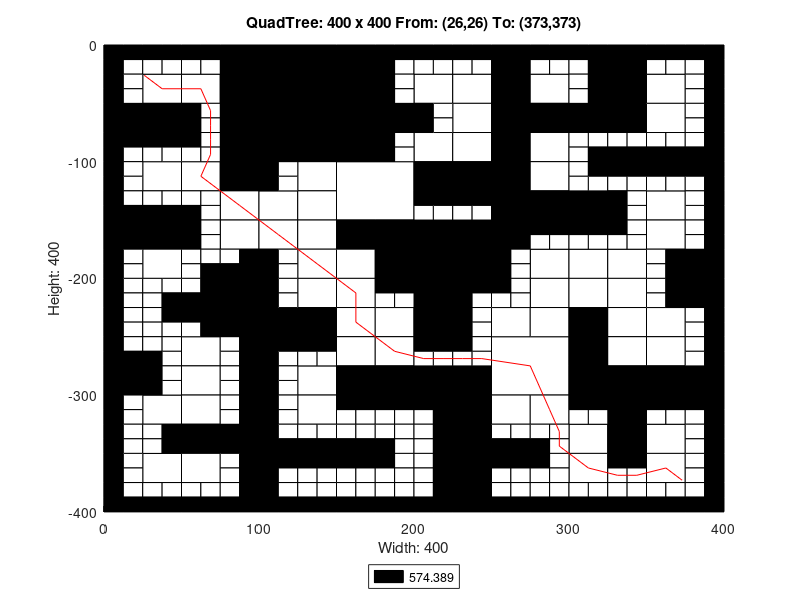

Write the MATLAB code that produced this figure.
axis([0 400 -400 0]);
title('QuadTree: 400 x 400 From: (26,26) To: (373,373)');
xlabel('Width: 400');
ylabel('Height: 400');
rectangle('Position',[100 -50 50 50], 'FaceColor',[0 0 0]);
rectangle('Position',[100 -100 50 50], 'FaceColor',[0 0 0]);
rectangle('Position',[150 -150 50 50], 'FaceColor',[1 1 1]);
rectangle('Position',[200 -200 50 50], 'FaceColor',[0 0 0]);
rectangle('Position',[250 -300 50 50], 'FaceColor',[1 1 1]);
rectangle('Position',[25 -50 25 25], 'FaceColor',[1 1 1]);
rectangle('Position',[75 -25 25 25], 'FaceColor',[0 0 0]);
rectangle('Position',[50 -50 25 25], 'FaceColor',[1 1 1]);
rectangle('Position',[75 -50 25 25], 'FaceColor',[0 0 0]);
rectangle('Position',[0 -75 25 25], 'FaceColor',[0 0 0]);
rectangle('Position',[25 -75 25 25], 'FaceColor',[0 0 0]);
rectangle('Position',[75 -75 25 25], 'FaceColor',[0 0 0]);
rectangle('Position',[75 -100 25 25], 'FaceColor',[0 0 0]);
rectangle('Position',[150 -25 25 25], 'FaceColor',[0 0 0]);
rectangle('Position',[150 -50 25 25], 'FaceColor',[0 0 0]);
rectangle('Position',[150 -75 25 25], 'FaceColor',[0 0 0]);
rectangle('Position',[175 -75 25 25], 'FaceColor',[0 0 0]);
rectangle('Position',[150 -100 25 25], 'FaceColor',[0 0 0]);
rectangle('Position',[25 -125 25 25], 'FaceColor',[1 1 1]);
rectangle('Position',[50 -125 25 25], 'FaceColor',[1 1 1]);
rectangle('Position',[75 -125 25 25], 'FaceColor',[0 0 0]);
rectangle('Position',[75 -150 25 25], 'FaceColor',[1 1 1]);
rectangle('Position',[0 -175 25 25], 'FaceColor',[0 0 0]);
rectangle('Position',[25 -175 25 25], 'FaceColor',[0 0 0]);
rectangle('Position',[25 -200 25 25], 'FaceColor',[1 1 1]);
rectangle('Position',[75 -175 25 25], 'FaceColor',[1 1 1]);
rectangle('Position',[125 -125 25 25], 'FaceColor',[1 1 1]);
rectangle('Position',[100 -150 25 25], 'FaceColor',[1 1 1]);
rectangle('Position',[125 -150 25 25], 'FaceColor',[1 1 1]);
rectangle('Position',[100 -175 25 25], 'FaceColor',[1 1 1]);
rectangle('Position',[125 -175 25 25], 'FaceColor',[1 1 1]);
rectangle('Position',[125 -200 25 25], 'FaceColor',[1 1 1]);
rectangle('Position',[150 -175 25 25], 'FaceColor',[0 0 0]);
rectangle('Position',[175 -175 25 25], 'FaceColor',[0 0 0]);
rectangle('Position',[150 -200 25 25], 'FaceColor',[1 1 1]);
rectangle('Position',[175 -200 25 25], 'FaceColor',[0 0 0]);
rectangle('Position',[200 -50 25 25], 'FaceColor',[1 1 1]);
rectangle('Position',[225 -50 25 25], 'FaceColor',[1 1 1]);
rectangle('Position',[250 -25 25 25], 'FaceColor',[0 0 0]);
rectangle('Position',[250 -50 25 25], 'FaceColor',[0 0 0]);
rectangle('Position',[275 -50 25 25], 'FaceColor',[1 1 1]);
rectangle('Position',[225 -75 25 25], 'FaceColor',[1 1 1]);
rectangle('Position',[200 -100 25 25], 'FaceColor',[1 1 1]);
rectangle('Position',[225 -100 25 25], 'FaceColor',[1 1 1]);
rectangle('Position',[250 -75 25 25], 'FaceColor',[0 0 0]);
rectangle('Position',[275 -75 25 25], 'FaceColor',[0 0 0]);
rectangle('Position',[250 -100 25 25], 'FaceColor',[0 0 0]);
rectangle('Position',[275 -100 25 25], 'FaceColor',[1 1 1]);
rectangle('Position',[325 -25 25 25], 'FaceColor',[0 0 0]);
rectangle('Position',[325 -50 25 25], 'FaceColor',[0 0 0]);
rectangle('Position',[350 -50 25 25], 'FaceColor',[1 1 1]);
rectangle('Position',[300 -75 25 25], 'FaceColor',[0 0 0]);
rectangle('Position',[325 -75 25 25], 'FaceColor',[0 0 0]);
rectangle('Position',[350 -75 25 25], 'FaceColor',[1 1 1]);
rectangle('Position',[200 -125 25 25], 'FaceColor',[0 0 0]);
rectangle('Position',[225 -125 25 25], 'FaceColor',[0 0 0]);
rectangle('Position',[250 -125 25 25], 'FaceColor',[0 0 0]);
rectangle('Position',[275 -125 25 25], 'FaceColor',[1 1 1]);
rectangle('Position',[250 -150 25 25], 'FaceColor',[0 0 0]);
rectangle('Position',[275 -150 25 25], 'FaceColor',[0 0 0]);
rectangle('Position',[250 -175 25 25], 'FaceColor',[0 0 0]);
rectangle('Position',[275 -200 25 25], 'FaceColor',[1 1 1]);
rectangle('Position',[300 -150 25 25], 'FaceColor',[0 0 0]);
rectangle('Position',[350 -150 25 25], 'FaceColor',[1 1 1]);
rectangle('Position',[300 -200 25 25], 'FaceColor',[1 1 1]);
rectangle('Position',[325 -200 25 25], 'FaceColor',[1 1 1]);
rectangle('Position',[350 -175 25 25], 'FaceColor',[1 1 1]);
rectangle('Position',[375 -200 25 25], 'FaceColor',[0 0 0]);
rectangle('Position',[75 -225 25 25], 'FaceColor',[0 0 0]);
rectangle('Position',[75 -250 25 25], 'FaceColor',[0 0 0]);
rectangle('Position',[0 -300 25 25], 'FaceColor',[0 0 0]);
rectangle('Position',[50 -275 25 25], 'FaceColor',[1 1 1]);
rectangle('Position',[50 -300 25 25], 'FaceColor',[1 1 1]);
rectangle('Position',[125 -225 25 25], 'FaceColor',[1 1 1]);
rectangle('Position',[100 -250 25 25], 'FaceColor',[0 0 0]);
rectangle('Position',[125 -250 25 25], 'FaceColor',[0 0 0]);
rectangle('Position',[150 -225 25 25], 'FaceColor',[1 1 1]);
rectangle('Position',[150 -250 25 25], 'FaceColor',[1 1 1]);
rectangle('Position',[175 -250 25 25], 'FaceColor',[1 1 1]);
rectangle('Position',[125 -300 25 25], 'FaceColor',[1 1 1]);
rectangle('Position',[150 -275 25 25], 'FaceColor',[1 1 1]);
rectangle('Position',[175 -275 25 25], 'FaceColor',[1 1 1]);
rectangle('Position',[150 -300 25 25], 'FaceColor',[0 0 0]);
rectangle('Position',[175 -300 25 25], 'FaceColor',[0 0 0]);
rectangle('Position',[25 -325 25 25], 'FaceColor',[1 1 1]);
rectangle('Position',[50 -325 25 25], 'FaceColor',[1 1 1]);
rectangle('Position',[50 -350 25 25], 'FaceColor',[0 0 0]);
rectangle('Position',[75 -350 25 25], 'FaceColor',[0 0 0]);
rectangle('Position',[25 -375 25 25], 'FaceColor',[1 1 1]);
rectangle('Position',[50 -375 25 25], 'FaceColor',[1 1 1]);
rectangle('Position',[125 -325 25 25], 'FaceColor',[1 1 1]);
rectangle('Position',[200 -225 25 25], 'FaceColor',[0 0 0]);
rectangle('Position',[200 -250 25 25], 'FaceColor',[0 0 0]);
rectangle('Position',[275 -225 25 25], 'FaceColor',[1 1 1]);
rectangle('Position',[250 -250 25 25], 'FaceColor',[1 1 1]);
rectangle('Position',[275 -250 25 25], 'FaceColor',[1 1 1]);
rectangle('Position',[200 -300 25 25], 'FaceColor',[0 0 0]);
rectangle('Position',[225 -300 25 25], 'FaceColor',[0 0 0]);
rectangle('Position',[300 -225 25 25], 'FaceColor',[1 1 1]);
rectangle('Position',[325 -225 25 25], 'FaceColor',[1 1 1]);
rectangle('Position',[300 -250 25 25], 'FaceColor',[0 0 0]);
rectangle('Position',[325 -250 25 25], 'FaceColor',[1 1 1]);
rectangle('Position',[375 -225 25 25], 'FaceColor',[0 0 0]);
rectangle('Position',[350 -250 25 25], 'FaceColor',[1 1 1]);
rectangle('Position',[300 -275 25 25], 'FaceColor',[0 0 0]);
rectangle('Position',[325 -275 25 25], 'FaceColor',[1 1 1]);
rectangle('Position',[300 -300 25 25], 'FaceColor',[0 0 0]);
rectangle('Position',[325 -300 25 25], 'FaceColor',[0 0 0]);
rectangle('Position',[350 -275 25 25], 'FaceColor',[1 1 1]);
rectangle('Position',[350 -300 25 25], 'FaceColor',[0 0 0]);
rectangle('Position',[375 -300 25 25], 'FaceColor',[0 0 0]);
rectangle('Position',[225 -325 25 25], 'FaceColor',[0 0 0]);
rectangle('Position',[225 -350 25 25], 'FaceColor',[0 0 0]);
rectangle('Position',[250 -325 25 25], 'FaceColor',[1 1 1]);
rectangle('Position',[275 -325 25 25], 'FaceColor',[1 1 1]);
rectangle('Position',[225 -375 25 25], 'FaceColor',[0 0 0]);
rectangle('Position',[225 -400 25 25], 'FaceColor',[0 0 0]);
rectangle('Position',[325 -325 25 25], 'FaceColor',[0 0 0]);
rectangle('Position',[300 -350 25 25], 'FaceColor',[1 1 1]);
rectangle('Position',[325 -350 25 25], 'FaceColor',[0 0 0]);
rectangle('Position',[350 -350 25 25], 'FaceColor',[1 1 1]);
rectangle('Position',[300 -375 25 25], 'FaceColor',[1 1 1]);
rectangle('Position',[350 -375 25 25], 'FaceColor',[1 1 1]);
rectangle('Position',[0 -12.5 12.5 12.5], 'FaceColor',[0 0 0]);
rectangle('Position',[12.5 -12.5 12.5 12.5], 'FaceColor',[0 0 0]);
rectangle('Position',[0 -25 12.5 12.5], 'FaceColor',[0 0 0]);
rectangle('Position',[12.5 -25 12.5 12.5], 'FaceColor',[1 1 1]);
rectangle('Position',[25 -12.5 12.5 12.5], 'FaceColor',[0 0 0]);
rectangle('Position',[37.5 -12.5 12.5 12.5], 'FaceColor',[0 0 0]);
rectangle('Position',[25 -25 12.5 12.5], 'FaceColor',[1 1 1]);
rectangle('Position',[37.5 -25 12.5 12.5], 'FaceColor',[1 1 1]);
rectangle('Position',[0 -37.5 12.5 12.5], 'FaceColor',[0 0 0]);
rectangle('Position',[12.5 -37.5 12.5 12.5], 'FaceColor',[1 1 1]);
rectangle('Position',[0 -50 12.5 12.5], 'FaceColor',[0 0 0]);
rectangle('Position',[12.5 -50 12.5 12.5], 'FaceColor',[1 1 1]);
rectangle('Position',[50 -12.5 12.5 12.5], 'FaceColor',[0 0 0]);
rectangle('Position',[62.5 -12.5 12.5 12.5], 'FaceColor',[0 0 0]);
rectangle('Position',[50 -25 12.5 12.5], 'FaceColor',[1 1 1]);
rectangle('Position',[62.5 -25 12.5 12.5], 'FaceColor',[1 1 1]);
rectangle('Position',[0 -87.5 12.5 12.5], 'FaceColor',[0 0 0]);
rectangle('Position',[12.5 -87.5 12.5 12.5], 'FaceColor',[0 0 0]);
rectangle('Position',[0 -100 12.5 12.5], 'FaceColor',[0 0 0]);
rectangle('Position',[12.5 -100 12.5 12.5], 'FaceColor',[1 1 1]);
rectangle('Position',[25 -87.5 12.5 12.5], 'FaceColor',[0 0 0]);
rectangle('Position',[37.5 -87.5 12.5 12.5], 'FaceColor',[0 0 0]);
rectangle('Position',[25 -100 12.5 12.5], 'FaceColor',[1 1 1]);
rectangle('Position',[37.5 -100 12.5 12.5], 'FaceColor',[1 1 1]);
rectangle('Position',[50 -62.5 12.5 12.5], 'FaceColor',[0 0 0]);
rectangle('Position',[62.5 -62.5 12.5 12.5], 'FaceColor',[1 1 1]);
rectangle('Position',[50 -75 12.5 12.5], 'FaceColor',[0 0 0]);
rectangle('Position',[62.5 -75 12.5 12.5], 'FaceColor',[1 1 1]);
rectangle('Position',[50 -87.5 12.5 12.5], 'FaceColor',[0 0 0]);
rectangle('Position',[62.5 -87.5 12.5 12.5], 'FaceColor',[1 1 1]);
rectangle('Position',[50 -100 12.5 12.5], 'FaceColor',[1 1 1]);
rectangle('Position',[62.5 -100 12.5 12.5], 'FaceColor',[1 1 1]);
rectangle('Position',[175 -12.5 12.5 12.5], 'FaceColor',[0 0 0]);
rectangle('Position',[187.5 -12.5 12.5 12.5], 'FaceColor',[0 0 0]);
rectangle('Position',[175 -25 12.5 12.5], 'FaceColor',[0 0 0]);
rectangle('Position',[187.5 -25 12.5 12.5], 'FaceColor',[1 1 1]);
rectangle('Position',[175 -37.5 12.5 12.5], 'FaceColor',[0 0 0]);
rectangle('Position',[187.5 -37.5 12.5 12.5], 'FaceColor',[1 1 1]);
rectangle('Position',[175 -50 12.5 12.5], 'FaceColor',[0 0 0]);
rectangle('Position',[187.5 -50 12.5 12.5], 'FaceColor',[1 1 1]);
rectangle('Position',[175 -87.5 12.5 12.5], 'FaceColor',[0 0 0]);
rectangle('Position',[187.5 -87.5 12.5 12.5], 'FaceColor',[1 1 1]);
rectangle('Position',[175 -100 12.5 12.5], 'FaceColor',[0 0 0]);
rectangle('Position',[187.5 -100 12.5 12.5], 'FaceColor',[1 1 1]);
rectangle('Position',[0 -112.5 12.5 12.5], 'FaceColor',[0 0 0]);
rectangle('Position',[12.5 -112.5 12.5 12.5], 'FaceColor',[1 1 1]);
rectangle('Position',[0 -125 12.5 12.5], 'FaceColor',[0 0 0]);
rectangle('Position',[12.5 -125 12.5 12.5], 'FaceColor',[1 1 1]);
rectangle('Position',[0 -137.5 12.5 12.5], 'FaceColor',[0 0 0]);
rectangle('Position',[12.5 -137.5 12.5 12.5], 'FaceColor',[1 1 1]);
rectangle('Position',[0 -150 12.5 12.5], 'FaceColor',[0 0 0]);
rectangle('Position',[12.5 -150 12.5 12.5], 'FaceColor',[0 0 0]);
rectangle('Position',[25 -137.5 12.5 12.5], 'FaceColor',[1 1 1]);
rectangle('Position',[37.5 -137.5 12.5 12.5], 'FaceColor',[1 1 1]);
rectangle('Position',[25 -150 12.5 12.5], 'FaceColor',[0 0 0]);
rectangle('Position',[37.5 -150 12.5 12.5], 'FaceColor',[0 0 0]);
rectangle('Position',[50 -137.5 12.5 12.5], 'FaceColor',[1 1 1]);
rectangle('Position',[62.5 -137.5 12.5 12.5], 'FaceColor',[1 1 1]);
rectangle('Position',[50 -150 12.5 12.5], 'FaceColor',[0 0 0]);
rectangle('Position',[62.5 -150 12.5 12.5], 'FaceColor',[1 1 1]);
rectangle('Position',[0 -187.5 12.5 12.5], 'FaceColor',[0 0 0]);
rectangle('Position',[12.5 -187.5 12.5 12.5], 'FaceColor',[1 1 1]);
rectangle('Position',[0 -200 12.5 12.5], 'FaceColor',[0 0 0]);
rectangle('Position',[12.5 -200 12.5 12.5], 'FaceColor',[1 1 1]);
rectangle('Position',[50 -162.5 12.5 12.5], 'FaceColor',[0 0 0]);
rectangle('Position',[62.5 -162.5 12.5 12.5], 'FaceColor',[1 1 1]);
rectangle('Position',[50 -175 12.5 12.5], 'FaceColor',[0 0 0]);
rectangle('Position',[62.5 -175 12.5 12.5], 'FaceColor',[1 1 1]);
rectangle('Position',[50 -187.5 12.5 12.5], 'FaceColor',[1 1 1]);
rectangle('Position',[62.5 -187.5 12.5 12.5], 'FaceColor',[1 1 1]);
rectangle('Position',[50 -200 12.5 12.5], 'FaceColor',[1 1 1]);
rectangle('Position',[62.5 -200 12.5 12.5], 'FaceColor',[0 0 0]);
rectangle('Position',[75 -187.5 12.5 12.5], 'FaceColor',[1 1 1]);
rectangle('Position',[87.5 -187.5 12.5 12.5], 'FaceColor',[0 0 0]);
rectangle('Position',[75 -200 12.5 12.5], 'FaceColor',[0 0 0]);
rectangle('Position',[87.5 -200 12.5 12.5], 'FaceColor',[0 0 0]);
rectangle('Position',[100 -112.5 12.5 12.5], 'FaceColor',[0 0 0]);
rectangle('Position',[112.5 -112.5 12.5 12.5], 'FaceColor',[1 1 1]);
rectangle('Position',[100 -125 12.5 12.5], 'FaceColor',[0 0 0]);
rectangle('Position',[112.5 -125 12.5 12.5], 'FaceColor',[1 1 1]);
rectangle('Position',[100 -187.5 12.5 12.5], 'FaceColor',[0 0 0]);
rectangle('Position',[112.5 -187.5 12.5 12.5], 'FaceColor',[1 1 1]);
rectangle('Position',[100 -200 12.5 12.5], 'FaceColor',[0 0 0]);
rectangle('Position',[112.5 -200 12.5 12.5], 'FaceColor',[1 1 1]);
rectangle('Position',[200 -12.5 12.5 12.5], 'FaceColor',[0 0 0]);
rectangle('Position',[212.5 -12.5 12.5 12.5], 'FaceColor',[0 0 0]);
rectangle('Position',[200 -25 12.5 12.5], 'FaceColor',[1 1 1]);
rectangle('Position',[212.5 -25 12.5 12.5], 'FaceColor',[1 1 1]);
rectangle('Position',[225 -12.5 12.5 12.5], 'FaceColor',[0 0 0]);
rectangle('Position',[237.5 -12.5 12.5 12.5], 'FaceColor',[0 0 0]);
rectangle('Position',[225 -25 12.5 12.5], 'FaceColor',[1 1 1]);
rectangle('Position',[237.5 -25 12.5 12.5], 'FaceColor',[1 1 1]);
rectangle('Position',[275 -12.5 12.5 12.5], 'FaceColor',[0 0 0]);
rectangle('Position',[287.5 -12.5 12.5 12.5], 'FaceColor',[0 0 0]);
rectangle('Position',[275 -25 12.5 12.5], 'FaceColor',[1 1 1]);
rectangle('Position',[287.5 -25 12.5 12.5], 'FaceColor',[1 1 1]);
rectangle('Position',[200 -62.5 12.5 12.5], 'FaceColor',[0 0 0]);
rectangle('Position',[212.5 -62.5 12.5 12.5], 'FaceColor',[1 1 1]);
rectangle('Position',[200 -75 12.5 12.5], 'FaceColor',[0 0 0]);
rectangle('Position',[212.5 -75 12.5 12.5], 'FaceColor',[1 1 1]);
rectangle('Position',[300 -12.5 12.5 12.5], 'FaceColor',[0 0 0]);
rectangle('Position',[312.5 -12.5 12.5 12.5], 'FaceColor',[0 0 0]);
rectangle('Position',[300 -25 12.5 12.5], 'FaceColor',[1 1 1]);
rectangle('Position',[312.5 -25 12.5 12.5], 'FaceColor',[0 0 0]);
rectangle('Position',[300 -37.5 12.5 12.5], 'FaceColor',[1 1 1]);
rectangle('Position',[312.5 -37.5 12.5 12.5], 'FaceColor',[0 0 0]);
rectangle('Position',[300 -50 12.5 12.5], 'FaceColor',[1 1 1]);
rectangle('Position',[312.5 -50 12.5 12.5], 'FaceColor',[0 0 0]);
rectangle('Position',[350 -12.5 12.5 12.5], 'FaceColor',[0 0 0]);
rectangle('Position',[362.5 -12.5 12.5 12.5], 'FaceColor',[0 0 0]);
rectangle('Position',[350 -25 12.5 12.5], 'FaceColor',[1 1 1]);
rectangle('Position',[362.5 -25 12.5 12.5], 'FaceColor',[1 1 1]);
rectangle('Position',[375 -12.5 12.5 12.5], 'FaceColor',[0 0 0]);
rectangle('Position',[387.5 -12.5 12.5 12.5], 'FaceColor',[0 0 0]);
rectangle('Position',[375 -25 12.5 12.5], 'FaceColor',[1 1 1]);
rectangle('Position',[387.5 -25 12.5 12.5], 'FaceColor',[0 0 0]);
rectangle('Position',[375 -37.5 12.5 12.5], 'FaceColor',[1 1 1]);
rectangle('Position',[387.5 -37.5 12.5 12.5], 'FaceColor',[0 0 0]);
rectangle('Position',[375 -50 12.5 12.5], 'FaceColor',[1 1 1]);
rectangle('Position',[387.5 -50 12.5 12.5], 'FaceColor',[0 0 0]);
rectangle('Position',[300 -87.5 12.5 12.5], 'FaceColor',[1 1 1]);
rectangle('Position',[312.5 -87.5 12.5 12.5], 'FaceColor',[1 1 1]);
rectangle('Position',[300 -100 12.5 12.5], 'FaceColor',[1 1 1]);
rectangle('Position',[312.5 -100 12.5 12.5], 'FaceColor',[0 0 0]);
rectangle('Position',[325 -87.5 12.5 12.5], 'FaceColor',[1 1 1]);
rectangle('Position',[337.5 -87.5 12.5 12.5], 'FaceColor',[1 1 1]);
rectangle('Position',[325 -100 12.5 12.5], 'FaceColor',[0 0 0]);
rectangle('Position',[337.5 -100 12.5 12.5], 'FaceColor',[0 0 0]);
rectangle('Position',[375 -62.5 12.5 12.5], 'FaceColor',[1 1 1]);
rectangle('Position',[387.5 -62.5 12.5 12.5], 'FaceColor',[0 0 0]);
rectangle('Position',[375 -75 12.5 12.5], 'FaceColor',[1 1 1]);
rectangle('Position',[387.5 -75 12.5 12.5], 'FaceColor',[0 0 0]);
rectangle('Position',[350 -87.5 12.5 12.5], 'FaceColor',[1 1 1]);
rectangle('Position',[362.5 -87.5 12.5 12.5], 'FaceColor',[1 1 1]);
rectangle('Position',[350 -100 12.5 12.5], 'FaceColor',[0 0 0]);
rectangle('Position',[362.5 -100 12.5 12.5], 'FaceColor',[0 0 0]);
rectangle('Position',[375 -87.5 12.5 12.5], 'FaceColor',[1 1 1]);
rectangle('Position',[387.5 -87.5 12.5 12.5], 'FaceColor',[0 0 0]);
rectangle('Position',[375 -100 12.5 12.5], 'FaceColor',[0 0 0]);
rectangle('Position',[387.5 -100 12.5 12.5], 'FaceColor',[0 0 0]);
rectangle('Position',[200 -137.5 12.5 12.5], 'FaceColor',[0 0 0]);
rectangle('Position',[212.5 -137.5 12.5 12.5], 'FaceColor',[0 0 0]);
rectangle('Position',[200 -150 12.5 12.5], 'FaceColor',[1 1 1]);
rectangle('Position',[212.5 -150 12.5 12.5], 'FaceColor',[1 1 1]);
rectangle('Position',[225 -137.5 12.5 12.5], 'FaceColor',[0 0 0]);
rectangle('Position',[237.5 -137.5 12.5 12.5], 'FaceColor',[0 0 0]);
rectangle('Position',[225 -150 12.5 12.5], 'FaceColor',[1 1 1]);
rectangle('Position',[237.5 -150 12.5 12.5], 'FaceColor',[1 1 1]);
rectangle('Position',[275 -162.5 12.5 12.5], 'FaceColor',[0 0 0]);
rectangle('Position',[287.5 -162.5 12.5 12.5], 'FaceColor',[0 0 0]);
rectangle('Position',[275 -175 12.5 12.5], 'FaceColor',[1 1 1]);
rectangle('Position',[287.5 -175 12.5 12.5], 'FaceColor',[1 1 1]);
rectangle('Position',[250 -187.5 12.5 12.5], 'FaceColor',[0 0 0]);
rectangle('Position',[262.5 -187.5 12.5 12.5], 'FaceColor',[1 1 1]);
rectangle('Position',[250 -200 12.5 12.5], 'FaceColor',[0 0 0]);
rectangle('Position',[262.5 -200 12.5 12.5], 'FaceColor',[1 1 1]);
rectangle('Position',[300 -112.5 12.5 12.5], 'FaceColor',[1 1 1]);
rectangle('Position',[312.5 -112.5 12.5 12.5], 'FaceColor',[0 0 0]);
rectangle('Position',[300 -125 12.5 12.5], 'FaceColor',[1 1 1]);
rectangle('Position',[312.5 -125 12.5 12.5], 'FaceColor',[1 1 1]);
rectangle('Position',[325 -112.5 12.5 12.5], 'FaceColor',[0 0 0]);
rectangle('Position',[337.5 -112.5 12.5 12.5], 'FaceColor',[0 0 0]);
rectangle('Position',[325 -125 12.5 12.5], 'FaceColor',[1 1 1]);
rectangle('Position',[337.5 -125 12.5 12.5], 'FaceColor',[1 1 1]);
rectangle('Position',[325 -137.5 12.5 12.5], 'FaceColor',[0 0 0]);
rectangle('Position',[337.5 -137.5 12.5 12.5], 'FaceColor',[1 1 1]);
rectangle('Position',[325 -150 12.5 12.5], 'FaceColor',[0 0 0]);
rectangle('Position',[337.5 -150 12.5 12.5], 'FaceColor',[1 1 1]);
rectangle('Position',[350 -112.5 12.5 12.5], 'FaceColor',[0 0 0]);
rectangle('Position',[362.5 -112.5 12.5 12.5], 'FaceColor',[0 0 0]);
rectangle('Position',[350 -125 12.5 12.5], 'FaceColor',[1 1 1]);
rectangle('Position',[362.5 -125 12.5 12.5], 'FaceColor',[1 1 1]);
rectangle('Position',[375 -112.5 12.5 12.5], 'FaceColor',[0 0 0]);
rectangle('Position',[387.5 -112.5 12.5 12.5], 'FaceColor',[0 0 0]);
rectangle('Position',[375 -125 12.5 12.5], 'FaceColor',[1 1 1]);
rectangle('Position',[387.5 -125 12.5 12.5], 'FaceColor',[0 0 0]);
rectangle('Position',[375 -137.5 12.5 12.5], 'FaceColor',[1 1 1]);
rectangle('Position',[387.5 -137.5 12.5 12.5], 'FaceColor',[0 0 0]);
rectangle('Position',[375 -150 12.5 12.5], 'FaceColor',[1 1 1]);
rectangle('Position',[387.5 -150 12.5 12.5], 'FaceColor',[0 0 0]);
rectangle('Position',[300 -162.5 12.5 12.5], 'FaceColor',[0 0 0]);
rectangle('Position',[312.5 -162.5 12.5 12.5], 'FaceColor',[0 0 0]);
rectangle('Position',[300 -175 12.5 12.5], 'FaceColor',[1 1 1]);
rectangle('Position',[312.5 -175 12.5 12.5], 'FaceColor',[1 1 1]);
rectangle('Position',[325 -162.5 12.5 12.5], 'FaceColor',[0 0 0]);
rectangle('Position',[337.5 -162.5 12.5 12.5], 'FaceColor',[1 1 1]);
rectangle('Position',[325 -175 12.5 12.5], 'FaceColor',[1 1 1]);
rectangle('Position',[337.5 -175 12.5 12.5], 'FaceColor',[1 1 1]);
rectangle('Position',[375 -162.5 12.5 12.5], 'FaceColor',[1 1 1]);
rectangle('Position',[387.5 -162.5 12.5 12.5], 'FaceColor',[0 0 0]);
rectangle('Position',[375 -175 12.5 12.5], 'FaceColor',[1 1 1]);
rectangle('Position',[387.5 -175 12.5 12.5], 'FaceColor',[0 0 0]);
rectangle('Position',[350 -187.5 12.5 12.5], 'FaceColor',[1 1 1]);
rectangle('Position',[362.5 -187.5 12.5 12.5], 'FaceColor',[0 0 0]);
rectangle('Position',[350 -200 12.5 12.5], 'FaceColor',[1 1 1]);
rectangle('Position',[362.5 -200 12.5 12.5], 'FaceColor',[0 0 0]);
rectangle('Position',[0 -212.5 12.5 12.5], 'FaceColor',[0 0 0]);
rectangle('Position',[12.5 -212.5 12.5 12.5], 'FaceColor',[1 1 1]);
rectangle('Position',[0 -225 12.5 12.5], 'FaceColor',[0 0 0]);
rectangle('Position',[12.5 -225 12.5 12.5], 'FaceColor',[1 1 1]);
rectangle('Position',[25 -212.5 12.5 12.5], 'FaceColor',[1 1 1]);
rectangle('Position',[37.5 -212.5 12.5 12.5], 'FaceColor',[1 1 1]);
rectangle('Position',[25 -225 12.5 12.5], 'FaceColor',[1 1 1]);
rectangle('Position',[37.5 -225 12.5 12.5], 'FaceColor',[0 0 0]);
rectangle('Position',[0 -237.5 12.5 12.5], 'FaceColor',[0 0 0]);
rectangle('Position',[12.5 -237.5 12.5 12.5], 'FaceColor',[1 1 1]);
rectangle('Position',[0 -250 12.5 12.5], 'FaceColor',[0 0 0]);
rectangle('Position',[12.5 -250 12.5 12.5], 'FaceColor',[1 1 1]);
rectangle('Position',[25 -237.5 12.5 12.5], 'FaceColor',[1 1 1]);
rectangle('Position',[37.5 -237.5 12.5 12.5], 'FaceColor',[0 0 0]);
rectangle('Position',[25 -250 12.5 12.5], 'FaceColor',[1 1 1]);
rectangle('Position',[37.5 -250 12.5 12.5], 'FaceColor',[1 1 1]);
rectangle('Position',[50 -212.5 12.5 12.5], 'FaceColor',[1 1 1]);
rectangle('Position',[62.5 -212.5 12.5 12.5], 'FaceColor',[0 0 0]);
rectangle('Position',[50 -225 12.5 12.5], 'FaceColor',[0 0 0]);
rectangle('Position',[62.5 -225 12.5 12.5], 'FaceColor',[0 0 0]);
rectangle('Position',[50 -237.5 12.5 12.5], 'FaceColor',[0 0 0]);
rectangle('Position',[62.5 -237.5 12.5 12.5], 'FaceColor',[0 0 0]);
rectangle('Position',[50 -250 12.5 12.5], 'FaceColor',[1 1 1]);
rectangle('Position',[62.5 -250 12.5 12.5], 'FaceColor',[0 0 0]);
rectangle('Position',[0 -262.5 12.5 12.5], 'FaceColor',[0 0 0]);
rectangle('Position',[12.5 -262.5 12.5 12.5], 'FaceColor',[1 1 1]);
rectangle('Position',[0 -275 12.5 12.5], 'FaceColor',[0 0 0]);
rectangle('Position',[12.5 -275 12.5 12.5], 'FaceColor',[0 0 0]);
rectangle('Position',[25 -262.5 12.5 12.5], 'FaceColor',[1 1 1]);
rectangle('Position',[37.5 -262.5 12.5 12.5], 'FaceColor',[1 1 1]);
rectangle('Position',[25 -275 12.5 12.5], 'FaceColor',[0 0 0]);
rectangle('Position',[37.5 -275 12.5 12.5], 'FaceColor',[1 1 1]);
rectangle('Position',[25 -287.5 12.5 12.5], 'FaceColor',[0 0 0]);
rectangle('Position',[37.5 -287.5 12.5 12.5], 'FaceColor',[1 1 1]);
rectangle('Position',[25 -300 12.5 12.5], 'FaceColor',[0 0 0]);
rectangle('Position',[37.5 -300 12.5 12.5], 'FaceColor',[1 1 1]);
rectangle('Position',[75 -262.5 12.5 12.5], 'FaceColor',[1 1 1]);
rectangle('Position',[87.5 -262.5 12.5 12.5], 'FaceColor',[0 0 0]);
rectangle('Position',[75 -275 12.5 12.5], 'FaceColor',[1 1 1]);
rectangle('Position',[87.5 -275 12.5 12.5], 'FaceColor',[0 0 0]);
rectangle('Position',[75 -287.5 12.5 12.5], 'FaceColor',[1 1 1]);
rectangle('Position',[87.5 -287.5 12.5 12.5], 'FaceColor',[0 0 0]);
rectangle('Position',[75 -300 12.5 12.5], 'FaceColor',[1 1 1]);
rectangle('Position',[87.5 -300 12.5 12.5], 'FaceColor',[0 0 0]);
rectangle('Position',[100 -212.5 12.5 12.5], 'FaceColor',[0 0 0]);
rectangle('Position',[112.5 -212.5 12.5 12.5], 'FaceColor',[1 1 1]);
rectangle('Position',[100 -225 12.5 12.5], 'FaceColor',[0 0 0]);
rectangle('Position',[112.5 -225 12.5 12.5], 'FaceColor',[1 1 1]);
rectangle('Position',[175 -212.5 12.5 12.5], 'FaceColor',[0 0 0]);
rectangle('Position',[187.5 -212.5 12.5 12.5], 'FaceColor',[0 0 0]);
rectangle('Position',[175 -225 12.5 12.5], 'FaceColor',[1 1 1]);
rectangle('Position',[187.5 -225 12.5 12.5], 'FaceColor',[1 1 1]);
rectangle('Position',[100 -262.5 12.5 12.5], 'FaceColor',[0 0 0]);
rectangle('Position',[112.5 -262.5 12.5 12.5], 'FaceColor',[0 0 0]);
rectangle('Position',[100 -275 12.5 12.5], 'FaceColor',[0 0 0]);
rectangle('Position',[112.5 -275 12.5 12.5], 'FaceColor',[1 1 1]);
rectangle('Position',[125 -262.5 12.5 12.5], 'FaceColor',[0 0 0]);
rectangle('Position',[137.5 -262.5 12.5 12.5], 'FaceColor',[0 0 0]);
rectangle('Position',[125 -275 12.5 12.5], 'FaceColor',[1 1 1]);
rectangle('Position',[137.5 -275 12.5 12.5], 'FaceColor',[1 1 1]);
rectangle('Position',[100 -287.5 12.5 12.5], 'FaceColor',[0 0 0]);
rectangle('Position',[112.5 -287.5 12.5 12.5], 'FaceColor',[1 1 1]);
rectangle('Position',[100 -300 12.5 12.5], 'FaceColor',[0 0 0]);
rectangle('Position',[112.5 -300 12.5 12.5], 'FaceColor',[1 1 1]);
rectangle('Position',[0 -312.5 12.5 12.5], 'FaceColor',[0 0 0]);
rectangle('Position',[12.5 -312.5 12.5 12.5], 'FaceColor',[1 1 1]);
rectangle('Position',[0 -325 12.5 12.5], 'FaceColor',[0 0 0]);
rectangle('Position',[12.5 -325 12.5 12.5], 'FaceColor',[1 1 1]);
rectangle('Position',[0 -337.5 12.5 12.5], 'FaceColor',[0 0 0]);
rectangle('Position',[12.5 -337.5 12.5 12.5], 'FaceColor',[1 1 1]);
rectangle('Position',[0 -350 12.5 12.5], 'FaceColor',[0 0 0]);
rectangle('Position',[12.5 -350 12.5 12.5], 'FaceColor',[1 1 1]);
rectangle('Position',[25 -337.5 12.5 12.5], 'FaceColor',[1 1 1]);
rectangle('Position',[37.5 -337.5 12.5 12.5], 'FaceColor',[0 0 0]);
rectangle('Position',[25 -350 12.5 12.5], 'FaceColor',[1 1 1]);
rectangle('Position',[37.5 -350 12.5 12.5], 'FaceColor',[0 0 0]);
rectangle('Position',[75 -312.5 12.5 12.5], 'FaceColor',[1 1 1]);
rectangle('Position',[87.5 -312.5 12.5 12.5], 'FaceColor',[0 0 0]);
rectangle('Position',[75 -325 12.5 12.5], 'FaceColor',[1 1 1]);
rectangle('Position',[87.5 -325 12.5 12.5], 'FaceColor',[0 0 0]);
rectangle('Position',[0 -362.5 12.5 12.5], 'FaceColor',[0 0 0]);
rectangle('Position',[12.5 -362.5 12.5 12.5], 'FaceColor',[1 1 1]);
rectangle('Position',[0 -375 12.5 12.5], 'FaceColor',[0 0 0]);
rectangle('Position',[12.5 -375 12.5 12.5], 'FaceColor',[1 1 1]);
rectangle('Position',[0 -387.5 12.5 12.5], 'FaceColor',[0 0 0]);
rectangle('Position',[12.5 -387.5 12.5 12.5], 'FaceColor',[1 1 1]);
rectangle('Position',[0 -400 12.5 12.5], 'FaceColor',[0 0 0]);
rectangle('Position',[12.5 -400 12.5 12.5], 'FaceColor',[0 0 0]);
rectangle('Position',[25 -387.5 12.5 12.5], 'FaceColor',[1 1 1]);
rectangle('Position',[37.5 -387.5 12.5 12.5], 'FaceColor',[1 1 1]);
rectangle('Position',[25 -400 12.5 12.5], 'FaceColor',[0 0 0]);
rectangle('Position',[37.5 -400 12.5 12.5], 'FaceColor',[0 0 0]);
rectangle('Position',[75 -362.5 12.5 12.5], 'FaceColor',[1 1 1]);
rectangle('Position',[87.5 -362.5 12.5 12.5], 'FaceColor',[0 0 0]);
rectangle('Position',[75 -375 12.5 12.5], 'FaceColor',[1 1 1]);
rectangle('Position',[87.5 -375 12.5 12.5], 'FaceColor',[0 0 0]);
rectangle('Position',[50 -387.5 12.5 12.5], 'FaceColor',[1 1 1]);
rectangle('Position',[62.5 -387.5 12.5 12.5], 'FaceColor',[1 1 1]);
rectangle('Position',[50 -400 12.5 12.5], 'FaceColor',[0 0 0]);
rectangle('Position',[62.5 -400 12.5 12.5], 'FaceColor',[0 0 0]);
rectangle('Position',[75 -387.5 12.5 12.5], 'FaceColor',[1 1 1]);
rectangle('Position',[87.5 -387.5 12.5 12.5], 'FaceColor',[0 0 0]);
rectangle('Position',[75 -400 12.5 12.5], 'FaceColor',[0 0 0]);
rectangle('Position',[87.5 -400 12.5 12.5], 'FaceColor',[0 0 0]);
rectangle('Position',[100 -312.5 12.5 12.5], 'FaceColor',[0 0 0]);
rectangle('Position',[112.5 -312.5 12.5 12.5], 'FaceColor',[1 1 1]);
rectangle('Position',[100 -325 12.5 12.5], 'FaceColor',[0 0 0]);
rectangle('Position',[112.5 -325 12.5 12.5], 'FaceColor',[1 1 1]);
rectangle('Position',[100 -337.5 12.5 12.5], 'FaceColor',[0 0 0]);
rectangle('Position',[112.5 -337.5 12.5 12.5], 'FaceColor',[1 1 1]);
rectangle('Position',[100 -350 12.5 12.5], 'FaceColor',[0 0 0]);
rectangle('Position',[112.5 -350 12.5 12.5], 'FaceColor',[0 0 0]);
rectangle('Position',[125 -337.5 12.5 12.5], 'FaceColor',[1 1 1]);
rectangle('Position',[137.5 -337.5 12.5 12.5], 'FaceColor',[1 1 1]);
rectangle('Position',[125 -350 12.5 12.5], 'FaceColor',[0 0 0]);
rectangle('Position',[137.5 -350 12.5 12.5], 'FaceColor',[0 0 0]);
rectangle('Position',[150 -312.5 12.5 12.5], 'FaceColor',[0 0 0]);
rectangle('Position',[162.5 -312.5 12.5 12.5], 'FaceColor',[0 0 0]);
rectangle('Position',[150 -325 12.5 12.5], 'FaceColor',[1 1 1]);
rectangle('Position',[162.5 -325 12.5 12.5], 'FaceColor',[1 1 1]);
rectangle('Position',[175 -312.5 12.5 12.5], 'FaceColor',[0 0 0]);
rectangle('Position',[187.5 -312.5 12.5 12.5], 'FaceColor',[0 0 0]);
rectangle('Position',[175 -325 12.5 12.5], 'FaceColor',[1 1 1]);
rectangle('Position',[187.5 -325 12.5 12.5], 'FaceColor',[1 1 1]);
rectangle('Position',[150 -337.5 12.5 12.5], 'FaceColor',[1 1 1]);
rectangle('Position',[162.5 -337.5 12.5 12.5], 'FaceColor',[1 1 1]);
rectangle('Position',[150 -350 12.5 12.5], 'FaceColor',[0 0 0]);
rectangle('Position',[162.5 -350 12.5 12.5], 'FaceColor',[0 0 0]);
rectangle('Position',[175 -337.5 12.5 12.5], 'FaceColor',[1 1 1]);
rectangle('Position',[187.5 -337.5 12.5 12.5], 'FaceColor',[1 1 1]);
rectangle('Position',[175 -350 12.5 12.5], 'FaceColor',[0 0 0]);
rectangle('Position',[187.5 -350 12.5 12.5], 'FaceColor',[1 1 1]);
rectangle('Position',[100 -362.5 12.5 12.5], 'FaceColor',[0 0 0]);
rectangle('Position',[112.5 -362.5 12.5 12.5], 'FaceColor',[0 0 0]);
rectangle('Position',[100 -375 12.5 12.5], 'FaceColor',[0 0 0]);
rectangle('Position',[112.5 -375 12.5 12.5], 'FaceColor',[1 1 1]);
rectangle('Position',[125 -362.5 12.5 12.5], 'FaceColor',[0 0 0]);
rectangle('Position',[137.5 -362.5 12.5 12.5], 'FaceColor',[0 0 0]);
rectangle('Position',[125 -375 12.5 12.5], 'FaceColor',[1 1 1]);
rectangle('Position',[137.5 -375 12.5 12.5], 'FaceColor',[1 1 1]);
rectangle('Position',[100 -387.5 12.5 12.5], 'FaceColor',[0 0 0]);
rectangle('Position',[112.5 -387.5 12.5 12.5], 'FaceColor',[1 1 1]);
rectangle('Position',[100 -400 12.5 12.5], 'FaceColor',[0 0 0]);
rectangle('Position',[112.5 -400 12.5 12.5], 'FaceColor',[0 0 0]);
rectangle('Position',[125 -387.5 12.5 12.5], 'FaceColor',[1 1 1]);
rectangle('Position',[137.5 -387.5 12.5 12.5], 'FaceColor',[1 1 1]);
rectangle('Position',[125 -400 12.5 12.5], 'FaceColor',[0 0 0]);
rectangle('Position',[137.5 -400 12.5 12.5], 'FaceColor',[0 0 0]);
rectangle('Position',[150 -362.5 12.5 12.5], 'FaceColor',[0 0 0]);
rectangle('Position',[162.5 -362.5 12.5 12.5], 'FaceColor',[0 0 0]);
rectangle('Position',[150 -375 12.5 12.5], 'FaceColor',[1 1 1]);
rectangle('Position',[162.5 -375 12.5 12.5], 'FaceColor',[1 1 1]);
rectangle('Position',[175 -362.5 12.5 12.5], 'FaceColor',[0 0 0]);
rectangle('Position',[187.5 -362.5 12.5 12.5], 'FaceColor',[1 1 1]);
rectangle('Position',[175 -375 12.5 12.5], 'FaceColor',[1 1 1]);
rectangle('Position',[187.5 -375 12.5 12.5], 'FaceColor',[1 1 1]);
rectangle('Position',[150 -387.5 12.5 12.5], 'FaceColor',[1 1 1]);
rectangle('Position',[162.5 -387.5 12.5 12.5], 'FaceColor',[1 1 1]);
rectangle('Position',[150 -400 12.5 12.5], 'FaceColor',[0 0 0]);
rectangle('Position',[162.5 -400 12.5 12.5], 'FaceColor',[0 0 0]);
rectangle('Position',[175 -387.5 12.5 12.5], 'FaceColor',[1 1 1]);
rectangle('Position',[187.5 -387.5 12.5 12.5], 'FaceColor',[1 1 1]);
rectangle('Position',[175 -400 12.5 12.5], 'FaceColor',[0 0 0]);
rectangle('Position',[187.5 -400 12.5 12.5], 'FaceColor',[0 0 0]);
rectangle('Position',[225 -212.5 12.5 12.5], 'FaceColor',[0 0 0]);
rectangle('Position',[237.5 -212.5 12.5 12.5], 'FaceColor',[0 0 0]);
rectangle('Position',[225 -225 12.5 12.5], 'FaceColor',[0 0 0]);
rectangle('Position',[237.5 -225 12.5 12.5], 'FaceColor',[1 1 1]);
rectangle('Position',[225 -237.5 12.5 12.5], 'FaceColor',[0 0 0]);
rectangle('Position',[237.5 -237.5 12.5 12.5], 'FaceColor',[1 1 1]);
rectangle('Position',[225 -250 12.5 12.5], 'FaceColor',[0 0 0]);
rectangle('Position',[237.5 -250 12.5 12.5], 'FaceColor',[1 1 1]);
rectangle('Position',[250 -212.5 12.5 12.5], 'FaceColor',[0 0 0]);
rectangle('Position',[262.5 -212.5 12.5 12.5], 'FaceColor',[1 1 1]);
rectangle('Position',[250 -225 12.5 12.5], 'FaceColor',[1 1 1]);
rectangle('Position',[262.5 -225 12.5 12.5], 'FaceColor',[1 1 1]);
rectangle('Position',[200 -262.5 12.5 12.5], 'FaceColor',[0 0 0]);
rectangle('Position',[212.5 -262.5 12.5 12.5], 'FaceColor',[0 0 0]);
rectangle('Position',[200 -275 12.5 12.5], 'FaceColor',[1 1 1]);
rectangle('Position',[212.5 -275 12.5 12.5], 'FaceColor',[1 1 1]);
rectangle('Position',[225 -262.5 12.5 12.5], 'FaceColor',[0 0 0]);
rectangle('Position',[237.5 -262.5 12.5 12.5], 'FaceColor',[1 1 1]);
rectangle('Position',[225 -275 12.5 12.5], 'FaceColor',[1 1 1]);
rectangle('Position',[237.5 -275 12.5 12.5], 'FaceColor',[1 1 1]);
rectangle('Position',[350 -212.5 12.5 12.5], 'FaceColor',[1 1 1]);
rectangle('Position',[362.5 -212.5 12.5 12.5], 'FaceColor',[0 0 0]);
rectangle('Position',[350 -225 12.5 12.5], 'FaceColor',[1 1 1]);
rectangle('Position',[362.5 -225 12.5 12.5], 'FaceColor',[0 0 0]);
rectangle('Position',[375 -237.5 12.5 12.5], 'FaceColor',[1 1 1]);
rectangle('Position',[387.5 -237.5 12.5 12.5], 'FaceColor',[0 0 0]);
rectangle('Position',[375 -250 12.5 12.5], 'FaceColor',[1 1 1]);
rectangle('Position',[387.5 -250 12.5 12.5], 'FaceColor',[0 0 0]);
rectangle('Position',[375 -262.5 12.5 12.5], 'FaceColor',[1 1 1]);
rectangle('Position',[387.5 -262.5 12.5 12.5], 'FaceColor',[0 0 0]);
rectangle('Position',[375 -275 12.5 12.5], 'FaceColor',[1 1 1]);
rectangle('Position',[387.5 -275 12.5 12.5], 'FaceColor',[0 0 0]);
rectangle('Position',[200 -312.5 12.5 12.5], 'FaceColor',[0 0 0]);
rectangle('Position',[212.5 -312.5 12.5 12.5], 'FaceColor',[0 0 0]);
rectangle('Position',[200 -325 12.5 12.5], 'FaceColor',[1 1 1]);
rectangle('Position',[212.5 -325 12.5 12.5], 'FaceColor',[0 0 0]);
rectangle('Position',[200 -337.5 12.5 12.5], 'FaceColor',[1 1 1]);
rectangle('Position',[212.5 -337.5 12.5 12.5], 'FaceColor',[0 0 0]);
rectangle('Position',[200 -350 12.5 12.5], 'FaceColor',[1 1 1]);
rectangle('Position',[212.5 -350 12.5 12.5], 'FaceColor',[0 0 0]);
rectangle('Position',[250 -337.5 12.5 12.5], 'FaceColor',[1 1 1]);
rectangle('Position',[262.5 -337.5 12.5 12.5], 'FaceColor',[1 1 1]);
rectangle('Position',[250 -350 12.5 12.5], 'FaceColor',[0 0 0]);
rectangle('Position',[262.5 -350 12.5 12.5], 'FaceColor',[0 0 0]);
rectangle('Position',[275 -337.5 12.5 12.5], 'FaceColor',[1 1 1]);
rectangle('Position',[287.5 -337.5 12.5 12.5], 'FaceColor',[1 1 1]);
rectangle('Position',[275 -350 12.5 12.5], 'FaceColor',[0 0 0]);
rectangle('Position',[287.5 -350 12.5 12.5], 'FaceColor',[1 1 1]);
rectangle('Position',[200 -362.5 12.5 12.5], 'FaceColor',[1 1 1]);
rectangle('Position',[212.5 -362.5 12.5 12.5], 'FaceColor',[0 0 0]);
rectangle('Position',[200 -375 12.5 12.5], 'FaceColor',[1 1 1]);
rectangle('Position',[212.5 -375 12.5 12.5], 'FaceColor',[0 0 0]);
rectangle('Position',[200 -387.5 12.5 12.5], 'FaceColor',[1 1 1]);
rectangle('Position',[212.5 -387.5 12.5 12.5], 'FaceColor',[0 0 0]);
rectangle('Position',[200 -400 12.5 12.5], 'FaceColor',[0 0 0]);
rectangle('Position',[212.5 -400 12.5 12.5], 'FaceColor',[0 0 0]);
rectangle('Position',[250 -362.5 12.5 12.5], 'FaceColor',[0 0 0]);
rectangle('Position',[262.5 -362.5 12.5 12.5], 'FaceColor',[0 0 0]);
rectangle('Position',[250 -375 12.5 12.5], 'FaceColor',[1 1 1]);
rectangle('Position',[262.5 -375 12.5 12.5], 'FaceColor',[1 1 1]);
rectangle('Position',[275 -362.5 12.5 12.5], 'FaceColor',[0 0 0]);
rectangle('Position',[287.5 -362.5 12.5 12.5], 'FaceColor',[1 1 1]);
rectangle('Position',[275 -375 12.5 12.5], 'FaceColor',[1 1 1]);
rectangle('Position',[287.5 -375 12.5 12.5], 'FaceColor',[1 1 1]);
rectangle('Position',[250 -387.5 12.5 12.5], 'FaceColor',[1 1 1]);
rectangle('Position',[262.5 -387.5 12.5 12.5], 'FaceColor',[1 1 1]);
rectangle('Position',[250 -400 12.5 12.5], 'FaceColor',[0 0 0]);
rectangle('Position',[262.5 -400 12.5 12.5], 'FaceColor',[0 0 0]);
rectangle('Position',[275 -387.5 12.5 12.5], 'FaceColor',[1 1 1]);
rectangle('Position',[287.5 -387.5 12.5 12.5], 'FaceColor',[1 1 1]);
rectangle('Position',[275 -400 12.5 12.5], 'FaceColor',[0 0 0]);
rectangle('Position',[287.5 -400 12.5 12.5], 'FaceColor',[0 0 0]);
rectangle('Position',[300 -312.5 12.5 12.5], 'FaceColor',[0 0 0]);
rectangle('Position',[312.5 -312.5 12.5 12.5], 'FaceColor',[0 0 0]);
rectangle('Position',[300 -325 12.5 12.5], 'FaceColor',[1 1 1]);
rectangle('Position',[312.5 -325 12.5 12.5], 'FaceColor',[1 1 1]);
rectangle('Position',[350 -312.5 12.5 12.5], 'FaceColor',[0 0 0]);
rectangle('Position',[362.5 -312.5 12.5 12.5], 'FaceColor',[0 0 0]);
rectangle('Position',[350 -325 12.5 12.5], 'FaceColor',[1 1 1]);
rectangle('Position',[362.5 -325 12.5 12.5], 'FaceColor',[1 1 1]);
rectangle('Position',[375 -312.5 12.5 12.5], 'FaceColor',[0 0 0]);
rectangle('Position',[387.5 -312.5 12.5 12.5], 'FaceColor',[0 0 0]);
rectangle('Position',[375 -325 12.5 12.5], 'FaceColor',[1 1 1]);
rectangle('Position',[387.5 -325 12.5 12.5], 'FaceColor',[0 0 0]);
rectangle('Position',[375 -337.5 12.5 12.5], 'FaceColor',[1 1 1]);
rectangle('Position',[387.5 -337.5 12.5 12.5], 'FaceColor',[0 0 0]);
rectangle('Position',[375 -350 12.5 12.5], 'FaceColor',[1 1 1]);
rectangle('Position',[387.5 -350 12.5 12.5], 'FaceColor',[0 0 0]);
rectangle('Position',[325 -362.5 12.5 12.5], 'FaceColor',[0 0 0]);
rectangle('Position',[337.5 -362.5 12.5 12.5], 'FaceColor',[0 0 0]);
rectangle('Position',[325 -375 12.5 12.5], 'FaceColor',[1 1 1]);
rectangle('Position',[337.5 -375 12.5 12.5], 'FaceColor',[1 1 1]);
rectangle('Position',[300 -387.5 12.5 12.5], 'FaceColor',[1 1 1]);
rectangle('Position',[312.5 -387.5 12.5 12.5], 'FaceColor',[1 1 1]);
rectangle('Position',[300 -400 12.5 12.5], 'FaceColor',[0 0 0]);
rectangle('Position',[312.5 -400 12.5 12.5], 'FaceColor',[0 0 0]);
rectangle('Position',[325 -387.5 12.5 12.5], 'FaceColor',[1 1 1]);
rectangle('Position',[337.5 -387.5 12.5 12.5], 'FaceColor',[1 1 1]);
rectangle('Position',[325 -400 12.5 12.5], 'FaceColor',[0 0 0]);
rectangle('Position',[337.5 -400 12.5 12.5], 'FaceColor',[0 0 0]);
rectangle('Position',[375 -362.5 12.5 12.5], 'FaceColor',[1 1 1]);
rectangle('Position',[387.5 -362.5 12.5 12.5], 'FaceColor',[0 0 0]);
rectangle('Position',[375 -375 12.5 12.5], 'FaceColor',[1 1 1]);
rectangle('Position',[387.5 -375 12.5 12.5], 'FaceColor',[0 0 0]);
rectangle('Position',[350 -387.5 12.5 12.5], 'FaceColor',[1 1 1]);
rectangle('Position',[362.5 -387.5 12.5 12.5], 'FaceColor',[1 1 1]);
rectangle('Position',[350 -400 12.5 12.5], 'FaceColor',[0 0 0]);
rectangle('Position',[362.5 -400 12.5 12.5], 'FaceColor',[0 0 0]);
rectangle('Position',[375 -387.5 12.5 12.5], 'FaceColor',[1 1 1]);
rectangle('Position',[387.5 -387.5 12.5 12.5], 'FaceColor',[0 0 0]);
rectangle('Position',[375 -400 12.5 12.5], 'FaceColor',[0 0 0]);
rectangle('Position',[387.5 -400 12.5 12.5], 'FaceColor',[0 0 0]);
X=[373,362.5,343.75,331.25,312.5,293.75,293.75,287.5,275,243.75,231.25,218.75,206.25,187.5,162.5,162.5,137.5,112.5,87.5,62.5,68.75,68.75,68.75,68.75,62.5,37.5,26];
Y=[-373,-362.5,-368.75,-368.75,-362.5,-343.75,-331.25,-312.5,-275,-268.75,-268.75,-268.75,-268.75,-262.5,-237.5,-212.5,-187.5,-162.5,-137.5,-112.5,-93.75,-81.25,-68.75,-56.25,-37.5,-37.5,-26];
hold on;
plot(X,Y,'r');
legend('574.389','Location','southoutside');
